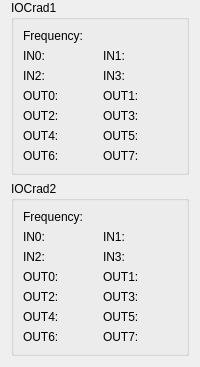
          <widget class="DHBaseWidget" name="widget_IOCounter" native="true">
           <property name="minimumSize">
            <size>
             <width>200</width>
             <height>0</height>
            </size>
           </property>
           <layout class="QVBoxLayout" name="verticalLayout_11">
            <property name="topMargin">
             <number>0</number>
            </property>
            <item>
             <layout class="QVBoxLayout" name="namelayout_IOCardCounter"/>
            </item>
            <item>
             <widget class="QGroupBox" name="groupBox_IOCard1IN">
              <property name="title">
               <string>IOCrad1 </string>
              </property>
              <layout class="QVBoxLayout" name="verticalLayout_9">
               <item>
                <widget class="QLabel" name="label_frequency">
                 <property name="text">
                  <string>Frequency:</string>
                 </property>
                </widget>
               </item>
               <item>
                <layout class="QGridLayout" name="gridLayout_13">
                 <item row="0" column="0">
                  <widget class="QLabel" name="label_IN0">
                   <property name="text">
                    <string>IN0:</string>
                   </property>
                  </widget>
                 </item>
                 <item row="0" column="1">
                  <widget class="QLabel" name="label_IN1">
                   <property name="text">
                    <string>IN1:</string>
                   </property>
                  </widget>
                 </item>
                 <item row="1" column="0">
                  <widget class="QLabel" name="label_IN2">
                   <property name="text">
                    <string>IN2:</string>
                   </property>
                  </widget>
                 </item>
                 <item row="1" column="1">
                  <widget class="QLabel" name="label_IN3">
                   <property name="text">
                    <string>IN3:</string>
                   </property>
                  </widget>
                 </item>
                </layout>
               </item>
               <item>
                <layout class="QGridLayout" name="gridLayout_15">
                 <item row="0" column="0">
                  <widget class="QLabel" name="label_OUT0">
                   <property name="text">
                    <string>OUT0:</string>
                   </property>
                  </widget>
                 </item>
                 <item row="2" column="0">
                  <widget class="QLabel" name="label_OUT2">
                   <property name="text">
                    <string>OUT2:</string>
                   </property>
                  </widget>
                 </item>
                 <item row="6" column="0">
                  <widget class="QLabel" name="label_OUT6">
                   <property name="text">
                    <string>OUT6:</string>
                   </property>
                  </widget>
                 </item>
                 <item row="0" column="1">
                  <widget class="QLabel" name="label_OUT1">
                   <property name="text">
                    <string>OUT1:</string>
                   </property>
                  </widget>
                 </item>
                 <item row="2" column="1">
                  <widget class="QLabel" name="label_OUT3">
                   <property name="text">
                    <string>OUT3:</string>
                   </property>
                  </widget>
                 </item>
                 <item row="3" column="1">
                  <widget class="QLabel" name="label_OUT5">
                   <property name="text">
                    <string>OUT5:</string>
                   </property>
                  </widget>
                 </item>
                 <item row="3" column="0">
                  <widget class="QLabel" name="label_OUT4">
                   <property name="text">
                    <string>OUT4:</string>
                   </property>
                  </widget>
                 </item>
                 <item row="6" column="1">
                  <widget class="QLabel" name="label_OUT7">
                   <property name="text">
                    <string>OUT7:</string>
                   </property>
                  </widget>
                 </item>
                </layout>
               </item>
              </layout>
             </widget>
            </item>
            <item>
             <widget class="QGroupBox" name="groupBox_IOCard2IN">
              <property name="title">
               <string>IOCrad2</string>
              </property>
              <layout class="QVBoxLayout" name="verticalLayout_10">
               <item>
                <widget class="QLabel" name="label_frequency_2">
                 <property name="text">
                  <string>Frequency:</string>
                 </property>
                </widget>
               </item>
               <item>
                <layout class="QGridLayout" name="gridLayout_16">
                 <item row="0" column="0">
                  <widget class="QLabel" name="label_IN0_2">
                   <property name="text">
                    <string>IN0:</string>
                   </property>
                  </widget>
                 </item>
                 <item row="0" column="1">
                  <widget class="QLabel" name="label_IN1_2">
                   <property name="text">
                    <string>IN1:</string>
                   </property>
                  </widget>
                 </item>
                 <item row="1" column="0">
                  <widget class="QLabel" name="label_IN2_2">
                   <property name="text">
                    <string>IN2:</string>
                   </property>
                  </widget>
                 </item>
                 <item row="1" column="1">
                  <widget class="QLabel" name="label_IN3_2">
                   <property name="text">
                    <string>IN3:</string>
                   </property>
                  </widget>
                 </item>
                </layout>
               </item>
               <item>
                <layout class="QGridLayout" name="gridLayout_17">
                 <item row="0" column="0">
                  <widget class="QLabel" name="label_OUT0_2">
                   <property name="text">
                    <string>OUT0:</string>
                   </property>
                  </widget>
                 </item>
                 <item row="2" column="0">
                  <widget class="QLabel" name="label_OUT2_2">
                   <property name="text">
                    <string>OUT2:</string>
                   </property>
                  </widget>
                 </item>
                 <item row="4" column="0">
                  <widget class="QLabel" name="label_OUT4_2">
                   <property name="text">
                    <string>OUT4:</string>
                   </property>
                  </widget>
                 </item>
                 <item row="6" column="0">
                  <widget class="QLabel" name="label_OUT6_2">
                   <property name="text">
                    <string>OUT6:</string>
                   </property>
                  </widget>
                 </item>
                 <item row="0" column="1">
                  <widget class="QLabel" name="label_OUT1_2">
                   <property name="text">
                    <string>OUT1:</string>
                   </property>
                  </widget>
                 </item>
                 <item row="2" column="1">
                  <widget class="QLabel" name="label_OUT3_2">
                   <property name="text">
                    <string>OUT3:</string>
                   </property>
                  </widget>
                 </item>
                 <item row="4" column="1">
                  <widget class="QLabel" name="label_OUT5_2">
                   <property name="text">
                    <string>OUT5:</string>
                   </property>
                  </widget>
                 </item>
                 <item row="6" column="1">
                  <widget class="QLabel" name="label_OUT7_2">
                   <property name="text">
                    <string>OUT7:</string>
                   </property>
                  </widget>
                 </item>
                </layout>
               </item>
              </layout>
             </widget>
            </item>
           </layout>
          </widget>
